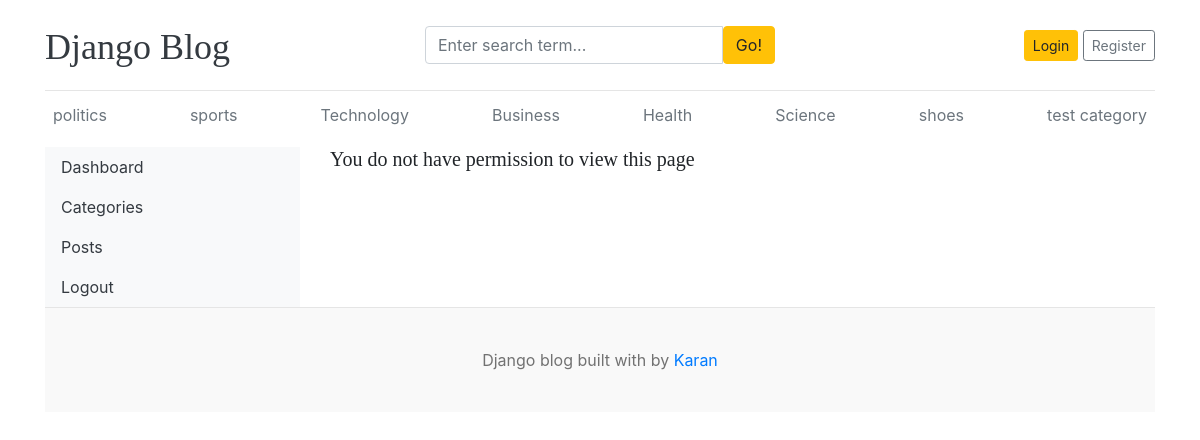
The page /dashboard/users/ on the database its author committed.
### blogs/models.py (models this page shows, shortened)
class Category(models.Model):
    category_name = models.CharField(max_length=50, unique=True)
    created_at = models.DateTimeField(auto_now_add=True)
    updated_at = models.DateTimeField(auto_now=True)
    class Meta:
        verbose_name_plural = 'categories'

### dashboards/views.py (the view)
# urls.py: path('users/', views.users, name='users'),
def users(request):
    users = User.objects.all()
    context = {
        'users': users,
    }
    return render(request, 'dashboard/users.html', context)

### blogs/context_processors.py (called while the page is built)
def get_categories(request):
    categories = Category.objects.all()
    return dict(categories=categories)

def get_social_links(request):
    social_links = SocialLink.objects.all()
    return dict(social_links=social_links)

### templates/dashboard/users.html
{% extends "base.html" %}
{% block content %}
<div class="row">
    {% include "dashboard/sidebar.html" %}
    <div class="col-md-9">
      {% if perms.auth.view_user %}
        <h2>All Users</h2>
        <a href="{% url 'add_user' %}" class="btn btn-dark text-light float-right mb-2">Add User</a>
        <table class="table table-hover">
            <thead>
              <tr>
                <th>#</th>
                <th>Full Name</th>
                <th>Username</th>
                <th>Email</th>
                <th>Active</th>
                <th>Staff</th>
                <th>Superuser</th>
                <th>Action</th>
              </tr>
            </thead>
            <tbody>
            {% for user in users %}
              <tr>
                <td>{{forloop.counter}}</td>
                <td>{{user.first_name}} {{user.last_name}}</td>
                <td>{{user.username}}</td>
                <td>{{user.email}}</td>
                <td>{% if user.is_active %}<i class="fa fa-check text-success"></i>{% else %}<i class="fa fa-times text-danger"></i>{% endif %}</td>
                <td>{% if user.is_staff %}<i class="fa fa-check text-success"></i>{% else %}<i class="fa fa-times text-danger"></i>{% endif %}</td>
                <td>{% if user.is_superuser %}<i class="fa fa-check text-success"></i>{% else %}<i class="fa fa-times text-danger"></i>{% endif %}</td>
                <td>
                    <a href="{% url 'edit_user' user.id %}"><i class="fa fa-edit text-success"></i></a>
                    &nbsp;
                    <a href="{% url 'delete_user' user.id %}"><i class="fa fa-trash text-danger"></i></a>
                </td>
              </tr>
            {% endfor %}
            </tbody>
          </table>
      {% else %}
          <h5>You do not have permission to view this page</h5>
      {% endif %}
    </div>
</div>
{% endblock %}

### templates/base.html (shortened to what this page needs)
{% load static %}
<!DOCTYPE html>
<html lang="en">
<head>
    <link href="https://getbootstrap.com/docs/4.0/dist/css/bootstrap.min.css" rel="stylesheet">
    <link href="{% static 'css/blog.css' %}" rel="stylesheet">
    <link rel="stylesheet" href="https://cdnjs.cloudflare.com/ajax/libs/font-awesome/4.7.0/css/font-awesome.min.css">
  </head>
<body>
    <div class="container">
      <header class="blog-header py-3">
        <div class="row flex-nowrap justify-content-between align-items-center">
          <div class="col-4 pt-1">
            <a class="blog-header-logo text-dark" href="/">Django Blog</a>
          </div>
          <div class="col-4">
            <form action="{% url 'search' %}" method="GET">
              <div class="input-group">
                <input class="form-control" type="text" name="keyword" value="{{keyword}}" placeholder="Enter search term..." aria-label="Enter search term..." aria-describedby="button-search" />
                <button type="submit" class="btn btn-warning" id="button-search" type="button">Go!</button>
              </div>
            </form>
          </div>
          <div class="col-4 d-flex justify-content-end align-items-center">
            {% if not user.is_authenticated %}
            <a class="btn btn-sm btn-warning" href="{% url 'login' %}">Login</a> &nbsp;
            <a class="btn btn-sm btn-outline-secondary" href="{% url 'register' %}">Register</a>
            {% else %}
            <span><a href="{% url 'dashboard' %}">Dashboard</a></span>&emsp;
            <span><a href="{% url 'logout' %}">Logout</a></span>
            {% endif %}
          </div>
        </div>
      </header>
      <div class="nav-scroller py-1 mb-2">
        <nav class="nav d-flex justify-content-between">
          {% for cat in categories %}
          <a class="p-2 text-muted" href="{% url 'posts_by_category' cat.id %}">{{cat.category_name}}</a>
          {% endfor %}
        </nav>
      </div>
{% block content %}
{% endblock  %}
      <footer class="blog-footer">
        <p class="text-center">Django blog built with  by <a href="#">Karan</a></p>
      </footer>
      </body>
      </html>

### blog_main/static/css/blog.css (style rules this page uses)
.blog-header { border-bottom: 1px solid #e5e5e5; }
.blog-header-logo { font-family: "Playfair Display", Georgia, "Times New Roman", serif; font-size: 2.25rem; }
h1, h2, h3, h4, h5, h6 { font-family: "Playfair Display", Georgia, "Times New Roman", serif; }
.blog-footer { padding: 2.5rem 0; color: #727272; text-align: center; background-color: #f9f9f9; border-top: .05rem solid #e5e5e5; }
.blog-footer p:last-child { margin-bottom: 0; }

### rows shown on the page
Category: category_name "politics"
Category: category_name "sports"
Category: category_name "Technology"
Category: category_name "Business"
Category: category_name "Health"
Category: category_name "Science"
Category: category_name "shoes"
Category: category_name "test category"
